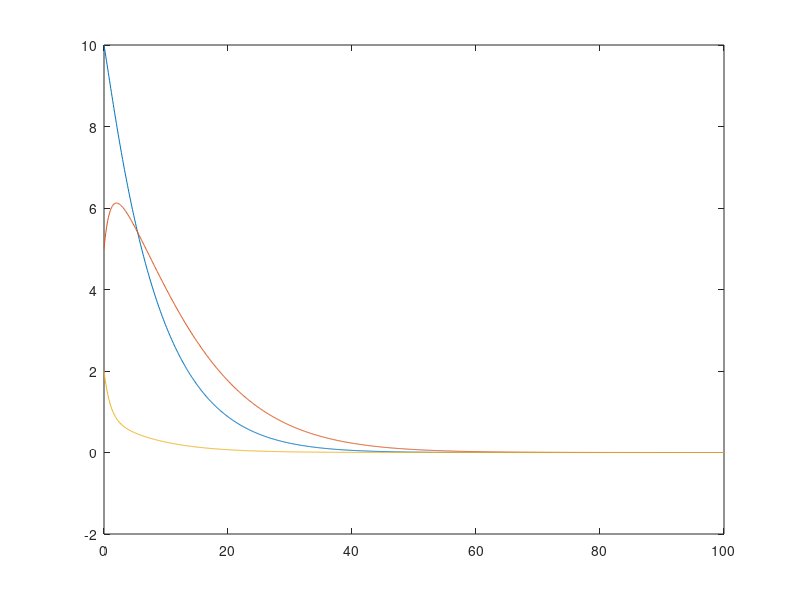

MATLAB code to generate this figure:
clear all;
clc;

A=[-0.1 0 0
    0 -0.1 1
    -0.1 0 1];
B =[1 0
    2 0
    0 1];

C = eye(3);
D = zeros(3,2);

x0=[10
    5
    2];

Q=eye(3);
R = [1000 0
    0 1000];

sysc = ss(A,B,C,D);
sysd = c2d(sysc, 0.1);

Ad = sysd.A;
Bd = sysd.B;

t=0:0.1:100;

nSamples = length(t)-1;
u = zeros(2,nSamples);
x(:,1)=x0;

[K, P, e] = dlqr(Ad, Bd, Q, R);


for i=1:nSamples
    u(:,i)=-K*x(:,i);
    x(:,i+1)=Ad*x(:,i)+Bd*u(:,i);
end

plot(t(1:nSamples+1),x);